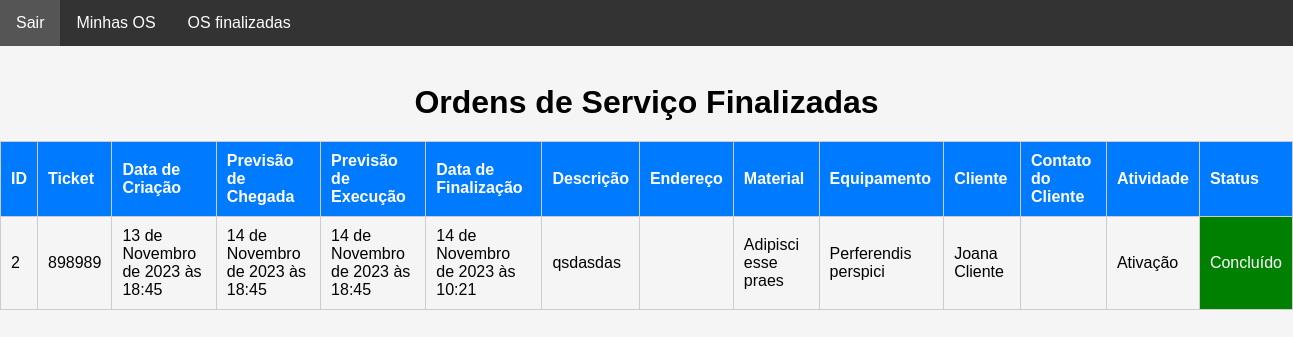
Before: /main/os_finalizadas/ (signed in) with the older database file.
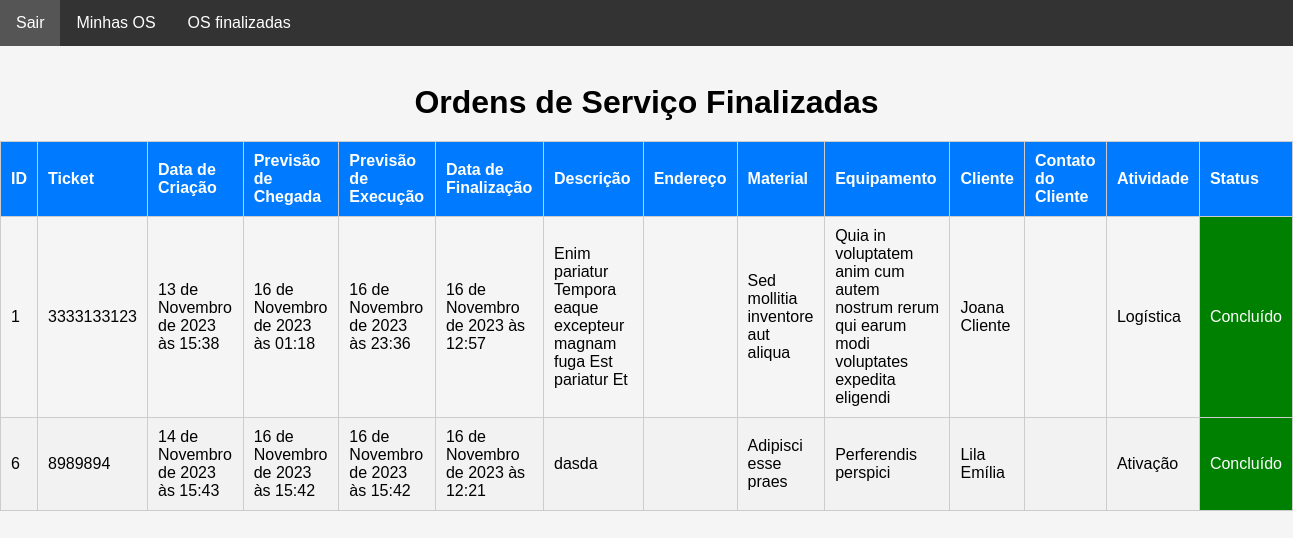
After: the same page with the newer database file.
### staff/models.py (models this page shows, shortened)
class HistoricoOsFinalizada(models.Model):
    ordem_de_servico = models.ForeignKey(
        OrdemDeServico, on_delete=models.CASCADE, related_name="historico_os"
    )
    data_finalizada = models.DateTimeField(auto_now_add=True)
    nome_responsavel = models.CharField(max_length=30, null=False)
    rg_responsavel = models.CharField(max_length=12, null=False)
    observacoes = models.TextField(max_length=400)
    foto = models.ImageField(
        upload_to="img/historico_os_finalizada/", null=True, blank=True
    )

class OrdemDeServico(models.Model):
    ticket = models.CharField(max_length=200, unique=True)
    tecnico = models.ForeignKey(
        CustomUser, on_delete=models.CASCADE, related_name="ordens_técnico"
    )
    staff = models.ForeignKey(
        CustomUser, on_delete=models.CASCADE, related_name="ordens_staff"
    )
    descricao = models.TextField(max_length=600)
    previsao_chegada = models.DateTimeField(editable=True)
    previsao_execucao = models.DateTimeField(editable=True)
    material = models.CharField(max_length=100, validators=[MinLengthValidator(3)])
    equipamento = models.CharField(max_length=100, validators=[MinLengthValidator(3)])
    data_criacao = models.DateTimeField(auto_now_add=True)
    cliente = models.ForeignKey(Cliente, on_delete=models.CASCADE)
    contrato = models.CharField(max_length=700, null=True, blank=True)
    atividade = models.CharField(max_length=50, choices=ACTIVITY_CHOICES)
    status_tecnico = models.CharField(max_length=50, choices=TECNICAL_CHOICES)
    status = models.CharField(
        max_length=10, choices=STATUS_CHOICES, default="Aguardando"
    )
    atraso_em_minutos = models.CharField(
        max_length=50, choices=ATRASO_CHOICES
    )
    atraso_descricao = models.TextField(max_length=400)
    descricao_reagendamento = models.TextField(max_length=400)
    vezes_reagendada = models.IntegerField(default=0)

class Cliente(models.Model):
    nome = models.CharField(max_length=50, validators=[MinLengthValidator(3)])
    rg = models.CharField(max_length=12, validators=[MinLengthValidator(3)])
    endereco = models.ForeignKey(Endereco, on_delete=models.CASCADE)
    telefone1 = models.CharField(max_length=15, validators=[MinLengthValidator(3)])
    telefone2 = models.CharField(max_length=15, validators=[MinLengthValidator(3)])
    def __str__(self):
        return self.nome

### main/views.py (the view)
# urls.py: path("os_finalizadas/", views.os_finalizadas, name="os_finalizadas"),
@user_passes_test(is_tecnico)
def os_finalizadas(request):
    try:
        user = request.user
        ordens_finalizadas = OrdemDeServico.objects.filter(
            tecnico=user, status="Concluído"
        )
        historicos = []
        for ordem in ordens_finalizadas:
            historicos_ordem = HistoricoOsFinalizada.objects.filter(
                ordem_de_servico=ordem
            )
            historicos.extend(historicos_ordem)
        return render(
            request,
            "os_finalizadas.html",
            {
                "ordens_finalizadas": ordens_finalizadas,
                "historicos": historicos,
                "user": user,
            },
        )
    except Exception as e:
        return render(request, "error.html", {"error_message": str(e)})

### main/helpers.py (called while the page is built)
def is_tecnico(user):
    return user.groups.filter(name="Técnico").exists()

### main/templates/os_finalizadas.html (shortened to what this page needs)
<!DOCTYPE html>
<html lang="en">
  <head>
  </head>
  <body>
    <nav class="navbar">
      <ul>
          <li><a href="{% url 'sair' %}">Sair</a></li>
          <li><a href="{% url 'minhas_ordens_de_servico' %}">Minhas OS</a></li>
          <li><a href="{% url 'ordens_finalizadas' %}">OS finalizadas</a></li>
      </ul>
  </nav>
  <br>
    <h1>Ordens de Serviço Finalizadas</h1>
    <table>
      <thead>
        <tr>
          <th>ID</th>
          <th>Ticket</th>
          <th>Data de Criação</th>
          <th>Previsão de Chegada</th>
          <th>Previsão de Execução</th>
          <th>Data de Finalização</th>
          <th>Descrição</th>
          <th>Endereço</th>
          <th>Material</th>
          <th>Equipamento</th>
          <th>Cliente</th>
          <th>Contato do Cliente</th>
          <th>Atividade</th>
          <th>Status</th>
        </tr>
      </thead>
      <tbody>
        {% for historico in historicos %}
        <tr>
          <td>{{ historico.ordem_de_servico.id }}</td>
          <td>{{ historico.ordem_de_servico.ticket }}</td>
          <td>{{ historico.ordem_de_servico.data_criacao }}</td>
          <td>{{ historico.ordem_de_servico.previsao_chegada }}</td>
          <td>{{ historico.ordem_de_servico.previsao_execucao }}</td>
          <td>{{ historico.data_finalizada }}</td>
          <td>{{ historico.ordem_de_servico.descricao }}</td>
          <td>{{ historico.ordem_de_servico.endereco }}</td>
          <td>{{ historico.ordem_de_servico.material }}</td>
          <td>{{ historico.ordem_de_servico.equipamento }}</td>
          <td>{{ historico.ordem_de_servico.cliente }}</td>
          <td>{{ historico.ordem_de_servico.contato_cliente }}</td>
          <td>{{ historico.ordem_de_servico.atividade }}</td>
          <td class="status-concluido">{{ historico.ordem_de_servico.status }}</td>
        </tr>
        {% endfor %}
      </tbody>
    </table>
  </body>
</html>

### main/templates/os_finalizadas.html (style rules this page uses)
* { margin: 0; padding: 0; box-sizing: border-box; }
body { font-family: Arial, sans-serif; background-color: #f5f5f5; margin: 0; padding: 0; }
h1 { text-align: center; margin-top: 20px; }
table { width: 100%; border-collapse: collapse; border-spacing: 0; margin: 20px auto; }
table td, table th { padding: 10px; border: 1px solid #ccc; text-align: left; }
table th { background-color: #007bff; color: #fff; }
table tr:nth-child(even) { background-color: #f2f2f2; }
.status-concluido { background-color: green; color: white; }
.navbar { background-color: #333; overflow: hidden; }
.navbar ul { list-style-type: none; }
.navbar li { float: left; }
.navbar a { display: block; color: white; text-align: center; padding: 14px 16px; text-decoration: none; }

Changed rows visible on the page:
no longer on this page (row unchanged): HistoricoOsFinalizada: ordem_de_servico.id "2", ordem_de_servico.ticket "898989", ordem_de_servico.data_criacao "13 de Novembro de 2023 às 18:45", ordem_de_servico.previsao_chegada "14 de Novembro de 2023 às 18:45", ordem_de_servico.previsao_execucao "14 de Novembro de 2023 às 18:45", data_finalizada "14 de Novembro de 2023 às 10:21", ordem_de_servico.descricao "qsdasdas", ordem_de_servico.material "Adipisci esse praes", ordem_de_servico.equipamento "Perferendis perspici", ordem_de_servico.cliente "Joana Cliente", ordem_de_servico.atividade "Ativação", ordem_de_servico.status "Concluído"
added HistoricoOsFinalizada: ordem_de_servico.id "1", ordem_de_servico.ticket "3333133123", ordem_de_servico.data_criacao "13 de Novembro de 2023 às 15:38", ordem_de_servico.previsao_chegada "16 de Novembro de 2023 às 01:18", ordem_de_servico.previsao_execucao "16 de Novembro de 2023 às 23:36", data_finalizada "16 de Novembro de 2023 às 12:57", ordem_de_servico.descricao "Enim pariatur Tempora eaque excepteur magnam fuga Est pariatur Et", ordem_de_servico.material "Sed mollitia inventore aut aliqua", ordem_de_servico.equipamento "Quia in voluptatem anim cum autem nostrum rerum qui earum modi voluptates expedita eligendi", ordem_de_servico.cliente "Joana Cliente", ordem_de_servico.atividade "Logística", ordem_de_servico.status "Concluído"
added HistoricoOsFinalizada: ordem_de_servico.id "6", ordem_de_servico.ticket "8989894", ordem_de_servico.data_criacao "14 de Novembro de 2023 às 15:43", ordem_de_servico.previsao_chegada "16 de Novembro de 2023 às 15:42", ordem_de_servico.previsao_execucao "16 de Novembro de 2023 às 15:42", data_finalizada "16 de Novembro de 2023 às 12:21", ordem_de_servico.descricao "dasda", ordem_de_servico.material "Adipisci esse praes", ordem_de_servico.equipamento "Perferendis perspici", ordem_de_servico.cliente "Lila Emília", ordem_de_servico.atividade "Ativação", ordem_de_servico.status "Concluído"
